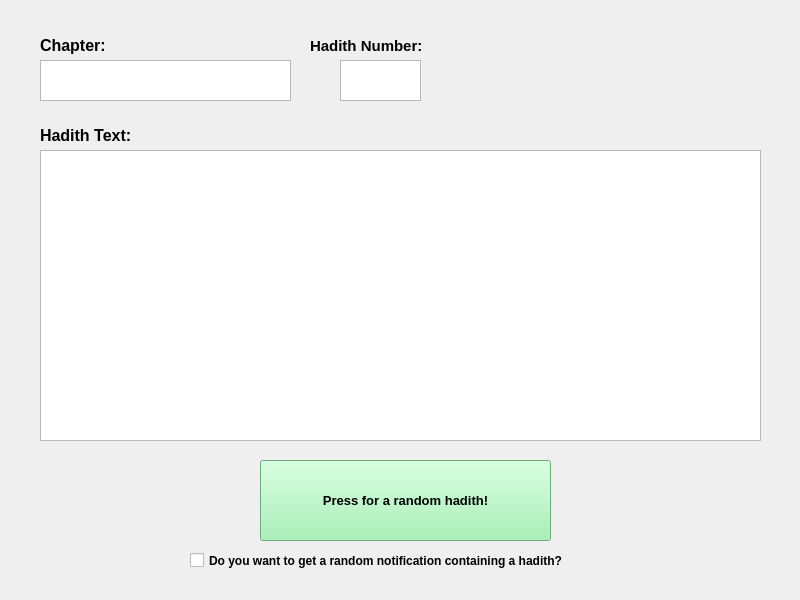
<?xml version="1.0" encoding="UTF-8"?>
<ui version="4.0">
 <class>RandomHadith</class>
 <widget class="QMainWindow" name="RandomHadith">
  <property name="enabled">
   <bool>true</bool>
  </property>
  <property name="geometry">
   <rect>
    <x>0</x>
    <y>0</y>
    <width>800</width>
    <height>600</height>
   </rect>
  </property>
  <property name="windowTitle">
   <string>RandomHadith</string>
  </property>
  <property name="autoFillBackground">
   <bool>false</bool>
  </property>
  <property name="unifiedTitleAndToolBarOnMac">
   <bool>false</bool>
  </property>
  <widget class="QWidget" name="centralwidget">
   <widget class="QPushButton" name="randomButton">
    <property name="geometry">
     <rect>
      <x>260</x>
      <y>460</y>
      <width>291</width>
      <height>81</height>
     </rect>
    </property>
    <property name="palette">
     <palette>
      <active>
       <colorrole role="WindowText">
        <brush brushstyle="SolidPattern">
         <color alpha="255">
          <red>0</red>
          <green>0</green>
          <blue>0</blue>
         </color>
        </brush>
       </colorrole>
       <colorrole role="Button">
        <brush brushstyle="SolidPattern">
         <color alpha="255">
          <red>149</red>
          <green>240</green>
          <blue>170</blue>
         </color>
        </brush>
       </colorrole>
       <colorrole role="Light">
        <brush brushstyle="SolidPattern">
         <color alpha="255">
          <red>255</red>
          <green>255</green>
          <blue>255</blue>
         </color>
        </brush>
       </colorrole>
       <colorrole role="Midlight">
        <brush brushstyle="SolidPattern">
         <color alpha="255">
          <red>202</red>
          <green>247</green>
          <blue>212</blue>
         </color>
        </brush>
       </colorrole>
       <colorrole role="Dark">
        <brush brushstyle="SolidPattern">
         <color alpha="255">
          <red>74</red>
          <green>120</green>
          <blue>85</blue>
         </color>
        </brush>
       </colorrole>
       <colorrole role="Mid">
        <brush brushstyle="SolidPattern">
         <color alpha="255">
          <red>99</red>
          <green>160</green>
          <blue>113</blue>
         </color>
        </brush>
       </colorrole>
       <colorrole role="Text">
        <brush brushstyle="SolidPattern">
         <color alpha="255">
          <red>0</red>
          <green>0</green>
          <blue>0</blue>
         </color>
        </brush>
       </colorrole>
       <colorrole role="BrightText">
        <brush brushstyle="SolidPattern">
         <color alpha="255">
          <red>255</red>
          <green>255</green>
          <blue>255</blue>
         </color>
        </brush>
       </colorrole>
       <colorrole role="ButtonText">
        <brush brushstyle="SolidPattern">
         <color alpha="255">
          <red>0</red>
          <green>0</green>
          <blue>0</blue>
         </color>
        </brush>
       </colorrole>
       <colorrole role="Base">
        <brush brushstyle="SolidPattern">
         <color alpha="255">
          <red>255</red>
          <green>255</green>
          <blue>255</blue>
         </color>
        </brush>
       </colorrole>
       <colorrole role="Window">
        <brush brushstyle="SolidPattern">
         <color alpha="255">
          <red>149</red>
          <green>240</green>
          <blue>170</blue>
         </color>
        </brush>
       </colorrole>
       <colorrole role="Shadow">
        <brush brushstyle="SolidPattern">
         <color alpha="255">
          <red>0</red>
          <green>0</green>
          <blue>0</blue>
         </color>
        </brush>
       </colorrole>
       <colorrole role="AlternateBase">
        <brush brushstyle="SolidPattern">
         <color alpha="255">
          <red>202</red>
          <green>247</green>
          <blue>212</blue>
         </color>
        </brush>
       </colorrole>
       <colorrole role="ToolTipBase">
        <brush brushstyle="SolidPattern">
         <color alpha="255">
          <red>255</red>
          <green>255</green>
          <blue>220</blue>
         </color>
        </brush>
       </colorrole>
       <colorrole role="ToolTipText">
        <brush brushstyle="SolidPattern">
         <color alpha="255">
          <red>0</red>
          <green>0</green>
          <blue>0</blue>
         </color>
        </brush>
       </colorrole>
      </active>
      <inactive>
       <colorrole role="WindowText">
        <brush brushstyle="SolidPattern">
         <color alpha="255">
          <red>0</red>
          <green>0</green>
          <blue>0</blue>
         </color>
        </brush>
       </colorrole>
       <colorrole role="Button">
        <brush brushstyle="SolidPattern">
         <color alpha="255">
          <red>149</red>
          <green>240</green>
          <blue>170</blue>
         </color>
        </brush>
       </colorrole>
       <colorrole role="Light">
        <brush brushstyle="SolidPattern">
         <color alpha="255">
          <red>255</red>
          <green>255</green>
          <blue>255</blue>
         </color>
        </brush>
       </colorrole>
       <colorrole role="Midlight">
        <brush brushstyle="SolidPattern">
         <color alpha="255">
          <red>202</red>
          <green>247</green>
          <blue>212</blue>
         </color>
        </brush>
       </colorrole>
       <colorrole role="Dark">
        <brush brushstyle="SolidPattern">
         <color alpha="255">
          <red>74</red>
          <green>120</green>
          <blue>85</blue>
         </color>
        </brush>
       </colorrole>
       <colorrole role="Mid">
        <brush brushstyle="SolidPattern">
         <color alpha="255">
          <red>99</red>
          <green>160</green>
          <blue>113</blue>
         </color>
        </brush>
       </colorrole>
       <colorrole role="Text">
        <brush brushstyle="SolidPattern">
         <color alpha="255">
          <red>0</red>
          <green>0</green>
          <blue>0</blue>
         </color>
        </brush>
       </colorrole>
       <colorrole role="BrightText">
        <brush brushstyle="SolidPattern">
         <color alpha="255">
          <red>255</red>
          <green>255</green>
          <blue>255</blue>
         </color>
        </brush>
       </colorrole>
       <colorrole role="ButtonText">
        <brush brushstyle="SolidPattern">
         <color alpha="255">
          <red>0</red>
          <green>0</green>
          <blue>0</blue>
         </color>
        </brush>
       </colorrole>
       <colorrole role="Base">
        <brush brushstyle="SolidPattern">
         <color alpha="255">
          <red>255</red>
          <green>255</green>
          <blue>255</blue>
         </color>
        </brush>
       </colorrole>
       <colorrole role="Window">
        <brush brushstyle="SolidPattern">
         <color alpha="255">
          <red>149</red>
          <green>240</green>
          <blue>170</blue>
         </color>
        </brush>
       </colorrole>
       <colorrole role="Shadow">
        <brush brushstyle="SolidPattern">
         <color alpha="255">
          <red>0</red>
          <green>0</green>
          <blue>0</blue>
         </color>
        </brush>
       </colorrole>
       <colorrole role="AlternateBase">
        <brush brushstyle="SolidPattern">
         <color alpha="255">
          <red>202</red>
          <green>247</green>
          <blue>212</blue>
         </color>
        </brush>
       </colorrole>
       <colorrole role="ToolTipBase">
        <brush brushstyle="SolidPattern">
         <color alpha="255">
          <red>255</red>
          <green>255</green>
          <blue>220</blue>
         </color>
        </brush>
       </colorrole>
       <colorrole role="ToolTipText">
        <brush brushstyle="SolidPattern">
         <color alpha="255">
          <red>0</red>
          <green>0</green>
          <blue>0</blue>
         </color>
        </brush>
       </colorrole>
      </inactive>
      <disabled>
       <colorrole role="WindowText">
        <brush brushstyle="SolidPattern">
         <color alpha="255">
          <red>74</red>
          <green>120</green>
          <blue>85</blue>
         </color>
        </brush>
       </colorrole>
       <colorrole role="Button">
        <brush brushstyle="SolidPattern">
         <color alpha="255">
          <red>149</red>
          <green>240</green>
          <blue>170</blue>
         </color>
        </brush>
       </colorrole>
       <colorrole role="Light">
        <brush brushstyle="SolidPattern">
         <color alpha="255">
          <red>255</red>
          <green>255</green>
          <blue>255</blue>
         </color>
        </brush>
       </colorrole>
       <colorrole role="Midlight">
        <brush brushstyle="SolidPattern">
         <color alpha="255">
          <red>202</red>
          <green>247</green>
          <blue>212</blue>
         </color>
        </brush>
       </colorrole>
       <colorrole role="Dark">
        <brush brushstyle="SolidPattern">
         <color alpha="255">
          <red>74</red>
          <green>120</green>
          <blue>85</blue>
         </color>
        </brush>
       </colorrole>
       <colorrole role="Mid">
        <brush brushstyle="SolidPattern">
         <color alpha="255">
          <red>99</red>
          <green>160</green>
          <blue>113</blue>
         </color>
        </brush>
       </colorrole>
       <colorrole role="Text">
        <brush brushstyle="SolidPattern">
         <color alpha="255">
          <red>74</red>
          <green>120</green>
          <blue>85</blue>
         </color>
        </brush>
       </colorrole>
       <colorrole role="BrightText">
        <brush brushstyle="SolidPattern">
         <color alpha="255">
          <red>255</red>
          <green>255</green>
          <blue>255</blue>
         </color>
        </brush>
       </colorrole>
       <colorrole role="ButtonText">
        <brush brushstyle="SolidPattern">
         <color alpha="255">
          <red>74</red>
          <green>120</green>
          <blue>85</blue>
         </color>
        </brush>
       </colorrole>
       <colorrole role="Base">
        <brush brushstyle="SolidPattern">
         <color alpha="255">
          <red>149</red>
          <green>240</green>
          <blue>170</blue>
         </color>
        </brush>
       </colorrole>
       <colorrole role="Window">
        <brush brushstyle="SolidPattern">
         <color alpha="255">
          <red>149</red>
          <green>240</green>
          <blue>170</blue>
         </color>
        </brush>
       </colorrole>
       <colorrole role="Shadow">
        <brush brushstyle="SolidPattern">
         <color alpha="255">
          <red>0</red>
          <green>0</green>
          <blue>0</blue>
         </color>
        </brush>
       </colorrole>
       <colorrole role="AlternateBase">
        <brush brushstyle="SolidPattern">
         <color alpha="255">
          <red>149</red>
          <green>240</green>
          <blue>170</blue>
         </color>
        </brush>
       </colorrole>
       <colorrole role="ToolTipBase">
        <brush brushstyle="SolidPattern">
         <color alpha="255">
          <red>255</red>
          <green>255</green>
          <blue>220</blue>
         </color>
        </brush>
       </colorrole>
       <colorrole role="ToolTipText">
        <brush brushstyle="SolidPattern">
         <color alpha="255">
          <red>0</red>
          <green>0</green>
          <blue>0</blue>
         </color>
        </brush>
       </colorrole>
      </disabled>
     </palette>
    </property>
    <property name="font">
     <font>
      <pointsize>10</pointsize>
      <weight>75</weight>
      <bold>true</bold>
      <strikeout>false</strikeout>
      <kerning>true</kerning>
     </font>
    </property>
    <property name="text">
     <string>Press for a random hadith!</string>
    </property>
   </widget>
   <widget class="QTextEdit" name="chapter">
    <property name="geometry">
     <rect>
      <x>40</x>
      <y>60</y>
      <width>251</width>
      <height>41</height>
     </rect>
    </property>
   </widget>
   <widget class="QTextEdit" name="hadithText">
    <property name="geometry">
     <rect>
      <x>40</x>
      <y>150</y>
      <width>721</width>
      <height>291</height>
     </rect>
    </property>
   </widget>
   <widget class="QLabel" name="label">
    <property name="geometry">
     <rect>
      <x>40</x>
      <y>30</y>
      <width>91</width>
      <height>31</height>
     </rect>
    </property>
    <property name="font">
     <font>
      <pointsize>12</pointsize>
      <weight>75</weight>
      <bold>true</bold>
      <underline>false</underline>
     </font>
    </property>
    <property name="text">
     <string>Chapter:</string>
    </property>
   </widget>
   <widget class="QLabel" name="label_2">
    <property name="geometry">
     <rect>
      <x>40</x>
      <y>120</y>
      <width>131</width>
      <height>31</height>
     </rect>
    </property>
    <property name="font">
     <font>
      <pointsize>12</pointsize>
      <weight>75</weight>
      <bold>true</bold>
      <underline>false</underline>
     </font>
    </property>
    <property name="text">
     <string>Hadith Text:</string>
    </property>
   </widget>
   <widget class="QTextEdit" name="hadithNo">
    <property name="geometry">
     <rect>
      <x>340</x>
      <y>60</y>
      <width>81</width>
      <height>41</height>
     </rect>
    </property>
   </widget>
   <widget class="QLabel" name="label_3">
    <property name="geometry">
     <rect>
      <x>310</x>
      <y>30</y>
      <width>151</width>
      <height>31</height>
     </rect>
    </property>
    <property name="font">
     <font>
      <pointsize>11</pointsize>
      <weight>75</weight>
      <bold>true</bold>
      <underline>false</underline>
     </font>
    </property>
    <property name="text">
     <string>Hadith Number:</string>
    </property>
   </widget>
   <widget class="QCheckBox" name="notiBox">
    <property name="geometry">
     <rect>
      <x>190</x>
      <y>540</y>
      <width>441</width>
      <height>41</height>
     </rect>
    </property>
    <property name="font">
     <font>
      <weight>75</weight>
      <bold>true</bold>
     </font>
    </property>
    <property name="text">
     <string>Do you want to get a random notification containing a hadith?</string>
    </property>
   </widget>
  </widget>
 </widget>
 <resources/>
 <connections/>
</ui>
